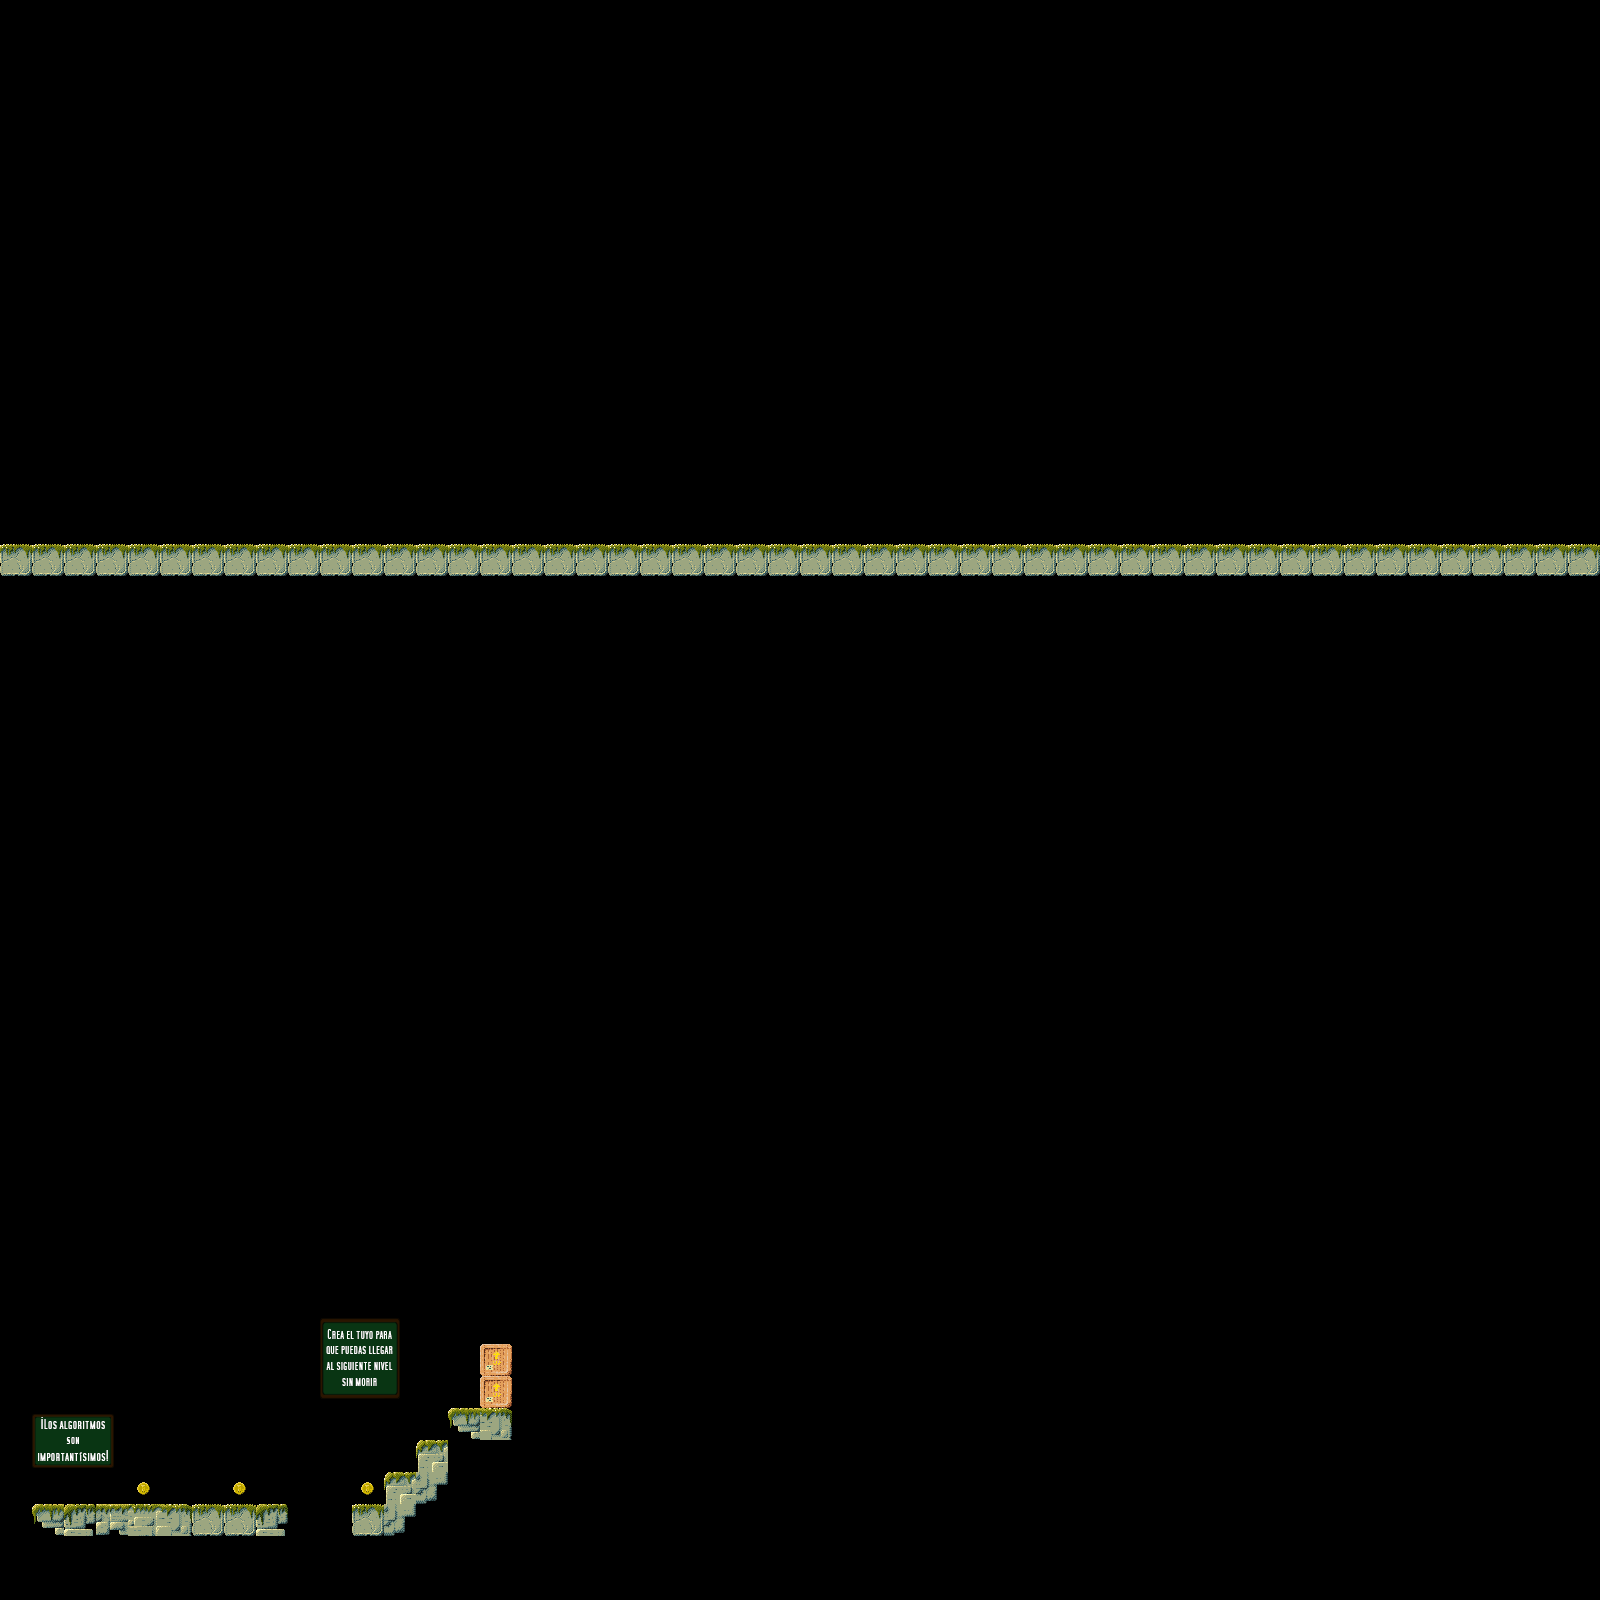

The image is a tile-based game level rendered from a .tmx file. Its description and source (layers, tilesets, objects; grid data summarised) follow:
An orthogonal 50x50 tile map with 32x32 px tiles, 2 tile layers (Capa de Patrones 1, Capa de patrones 2), 6 tilesets.

<map version="1.0" orientation="orthogonal" renderorder="right-down" width="50" height="50" tilewidth="32" tileheight="32" nextobjectid="1">
 <tileset firstgid="1" name="Sky" tilewidth="32" tileheight="32" tilecount="84">
  <image source="JnRLayer01.png" trans="ff00ff" width="400" height="240" />
 </tileset>
 <tileset firstgid="85" name="tiles" tilewidth="32" tileheight="32" tilecount="18">
  <image source="JnRTiles.png" trans="ff00ff" width="576" height="32" />
  <tile id="0">
   <properties>
    <property name="blocked" value="" />
   </properties>
  </tile>
  <tile id="1">
   <properties>
    <property name="blocked" value="" />
   </properties>
  </tile>
  <tile id="2">
   <properties>
    <property name="blocked" value="" />
   </properties>
  </tile>
  <tile id="3">
   <properties>
    <property name="blocked" value="" />
   </properties>
  </tile>
  <tile id="4">
   <properties>
    <property name="blocked" value="" />
   </properties>
  </tile>
  <tile id="5">
   <properties>
    <property name="blocked" value="" />
   </properties>
  </tile>
  <tile id="6">
   <properties>
    <property name="blocked" value="" />
   </properties>
  </tile>
  <tile id="7">
   <properties>
    <property name="blocked" value="" />
   </properties>
  </tile>
  <tile id="8">
   <properties>
    <property name="blocked" value="" />
   </properties>
  </tile>
  <tile id="9">
   <properties>
    <property name="blocked" value="" />
   </properties>
  </tile>
  <tile id="10">
   <properties>
    <property name="blocked" value="" />
   </properties>
  </tile>
  <tile id="11">
   <properties>
    <property name="blocked" value="" />
   </properties>
  </tile>
  <tile id="12">
   <properties>
    <property name="blocked" value="" />
   </properties>
  </tile>
  <tile id="13">
   <properties>
    <property name="blocked" value="" />
   </properties>
  </tile>
  <tile id="14">
   <properties>
    <property name="blocked" value="" />
   </properties>
  </tile>
  <tile id="15">
   <properties>
    <property name="blocked" value="" />
   </properties>
  </tile>
  <tile id="16">
   <properties>
    <property name="blocked" value="" />
   </properties>
  </tile>
  <tile id="17">
   <properties>
    <property name="coin" value="" />
   </properties>
  </tile>
 </tileset>
 <tileset firstgid="103" name="trans" tilewidth="32" tileheight="32" tilecount="1">
  <image source="transparentTile.png" trans="ff00ff" width="32" height="32" />
 </tileset>
 <tileset firstgid="104" name="dead" tilewidth="32" tileheight="32" tilecount="1">
  <image source="transparentTile.png" trans="ff00ff" width="32" height="32" />
  <tile id="0">
   <properties>
    <property name="dead" value="" />
   </properties>
  </tile>
 </tileset>
 <tileset firstgid="105" name="message1" tilewidth="32" tileheight="32" tilecount="6">
  <image source="message1W4.png" width="97" height="80" />
 </tileset>
 <tileset firstgid="111" name="Message2" tilewidth="32" tileheight="32" tilecount="35">
  <image source="message2W4.png" width="224" height="160" />
 </tileset>
 <layer name="Capa de Patrones 1" width="50" height="50">
  <properties>
   <property name="coinNumber" value="3" />
  </properties>
  <data>[2500 cells, 2497 non-empty, 16 distinct tile ids]</data>
 </layer>
 <layer name="Capa de patrones 2" width="50" height="50">
  <data>[2500 cells, 2500 non-empty, 12 distinct tile ids]</data>
 </layer>
</map>
